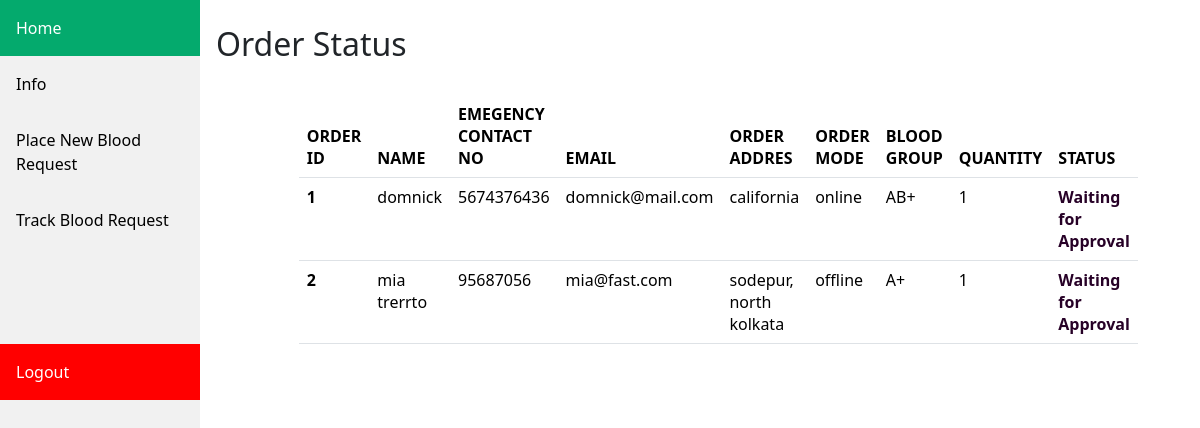
The page /ricipient/r_trackallreq/ (signed in) on the database as committed earlier.
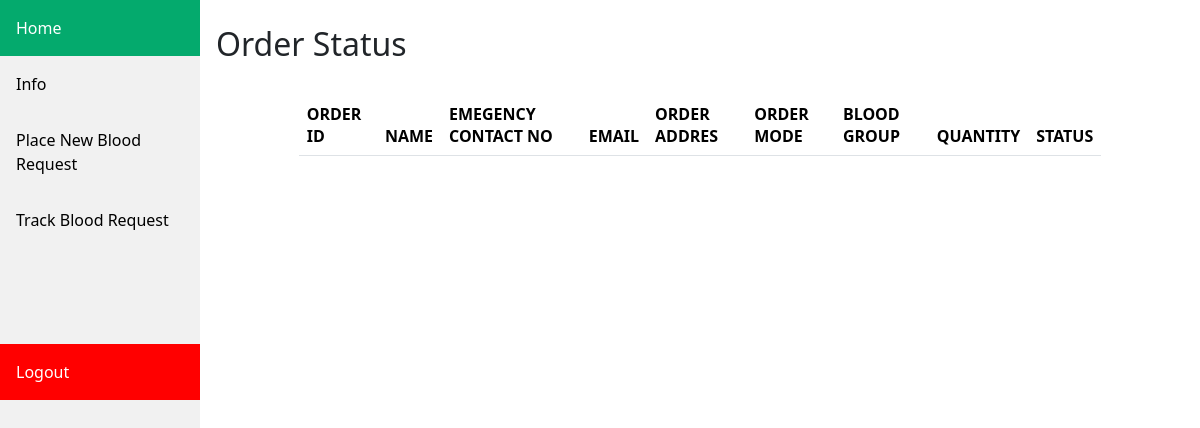
The same page on the database as committed later.
### core/models.py (models this page shows)
class Order(models.Model):
    userid = models.ForeignKey(User,on_delete=models.CASCADE)
    name = models.CharField(max_length=100)
    email = models.EmailField()
    age = models.IntegerField()
    bloodgroup = models.ForeignKey(Bloodstock, on_delete=models.CASCADE)
    quantity = models.IntegerField()
    address = models.TextField()
    idproff = models.CharField(max_length=200)
    idtype = models.CharField(max_length=100)
    contactno = models.BigIntegerField()
    emer_contactno = models.BigIntegerField()
    orderdate = models.DateTimeField(default=datetime.now, null=True)
    deliverdate = models.DateField()
    delivertime = models.CharField(max_length=10)
    deliverymode = models.CharField(max_length=100)
    status = models.BooleanField(default=False)

class Bloodstock(models.Model):
    blood_type = models.CharField(max_length=5)
    quantity = models.IntegerField()
    def __str__(self):
        return self.blood_type

### ricipient/views.py (the view)
# urls.py: path("r_trackallreq/",TrackAllRequestView,name="r_trackallreq"),
def TrackAllRequestView(request):
    if request.user.is_authenticated:
        if request.user.is_receipient:
            if request.user.status:
                user = request.user
                try:
                    user_obj = User.objects.get(id=user.id)
                    order = Order.objects.filter(userid=user_obj)
                    return render(request,"dashboard/r_orders.html",context={"order":order})
                except Exception as e:
                    print(e)
                    return HttpResponse("error occured!")
            else:
                return HttpResponse("Your account is not approved! Please wait for confirmation!")
        else:
            return HttpResponse("bad request!")
    else:
        return redirect("/ricipient/r_login/")

### ricipient/templates/dashboard/r_orders.html (shortened to what this page needs)
{% extends "base_ricipient.html" %}
{% block sidebar %}
  <div class="content">
    <h2>Order Status</h2>
    <br>
    <div class="row">
        <div class="col-1"></div>
        <div class="col-10">
            <table class="table">
                <thead>
                  <tr>
                    <th scope="col">ORDER ID</th>
                    <th scope="col">NAME</th>
                    <th scope="col">EMEGENCY CONTACT NO</th>
                    <th scope="col">EMAIL</th>
                    <th scope="col">ORDER ADDRES</th>
                    <th scope="col">ORDER MODE</th>
                    <th scope="col">BLOOD GROUP</th>
                    <th scope="col">QUANTITY</th>
                    <th scope="col">STATUS</th>
                  </tr>
                </thead>
                <tbody>
                    {% for x in order %}
                  <tr>
                    <th scope="row">{{x.id}}</th>
                    <td>{{x.name}}</td>
                    <td>{{x.emer_contactno}}</td>
                    <td>{{x.email}}</td>
                    <td>{{x.address}}</td>
                    <td>{{x.deliverymode}}</td>
                    <td>{{x.bloodgroup}}</td>
                    <td>{{x.quantity}}</td>
                    <td>
                    {% if not x.status %}  <font style="color: rgb(39, 1, 39);"><b>Waiting for Approval</b></font> {% endif %}
                    </td>
                  </tr>
                {% endfor %}
                </tbody>
              </table>
        </div>
        <div class="col-1"></div>
    </div>
   </div>
{% endblock %}

Rows that differ between the two databases and show on the page:
removed Order: id "1", name "domnick", emer_contactno "5674376436", email "domnick@mail.com", address "california", deliverymode "online", bloodgroup "AB+", quantity "1", status "Waiting for Approval"
removed Order: id "2", name "mia trerrto", emer_contactno "95687056", email "mia@fast.com", address "sodepur, north kolkata", deliverymode "offline", bloodgroup "A+", quantity "1", status "Waiting for Approval"
